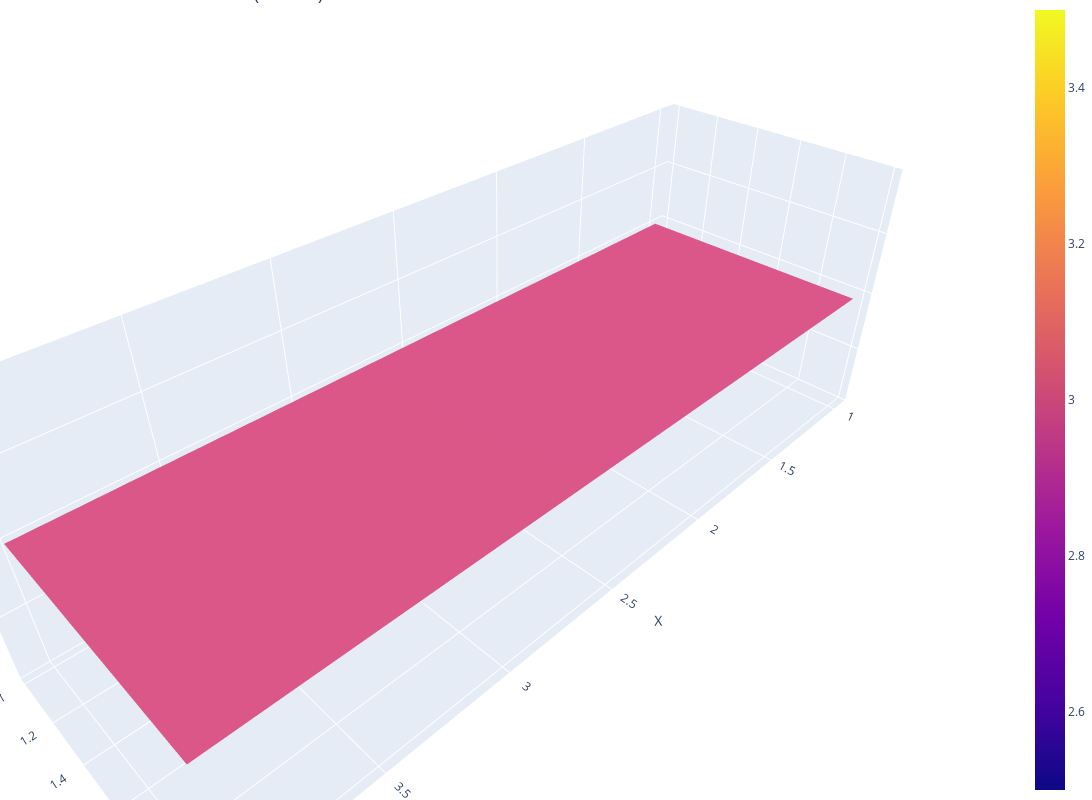

Here is the notebook cell this chart was saved with:
### Code cell
import numpy as np
import plotly.graph_objs as go
# from plotly.offline import plot



# Extract coordinates
x_coords = np.array([1,2,4])
y_coords = np.array([2,1,1])
z_coords = np.array([3,3,3])

# Create a grid
x_grid, y_grid = np.meshgrid(np.linspace(min(x_coords), max(x_coords), 100),
                              np.linspace(min(y_coords), max(y_coords), 100))
z_grid = np.zeros_like(x_grid)

# Interpolate z-values for each point on the grid
for i in range(x_grid.shape[0]):
    for j in range(x_grid.shape[1]):
        distances = np.sqrt((x_coords - x_grid[i, j])**2 + (y_coords - y_grid[i, j])**2)
        closest_point_idx = np.argmin(distances)
        z_grid[i, j] = z_coords[closest_point_idx]

# Create a Surface trace
trace = go.Surface(
    x=x_grid,
    y=y_grid,
    z=z_grid,
)

# Create layout
layout = go.Layout(
    scene=dict(
        xaxis=dict(title='X'),
        yaxis=dict(title='Y'),
        zaxis=dict(title='Z')
    ),
    title='Mesh Points Visualization (Surface)',
    width=1200,  # Set the width of the plot
    height=800,  # Set the height of the plot
    margin=dict(l=0, r=0, b=0, t=0)  # Set the margin of the plot
)

# Create figure
fig = go.Figure(data=[trace], layout=layout)

fig.show()

### Figure 1 — Plotly figure (JSON) as saved in the notebook; plotly's stock layout.template omitted (floating-point values rounded to 4 significant figures; data arrays with more than 128 entries replaced by an {"elided": "..."} marker saying what was removed)
{"data": [{"type": "surface", "x": {"elided": "100x100 float values"}, "y": {"elided": "100x100 float values"}, "z": {"elided": "100x100 int values"}}], "layout": {"height": 800, "margin": {"b": 0, "l": 0, "r": 0, "t": 0}, "scene": {"xaxis": {"title": {"text": "X"}}, "yaxis": {"title": {"text": "Y"}}, "zaxis": {"title": {"text": "Z"}}}, "title": {"text": "Mesh Points Visualization (Surface)"}, "width": 1200}}
